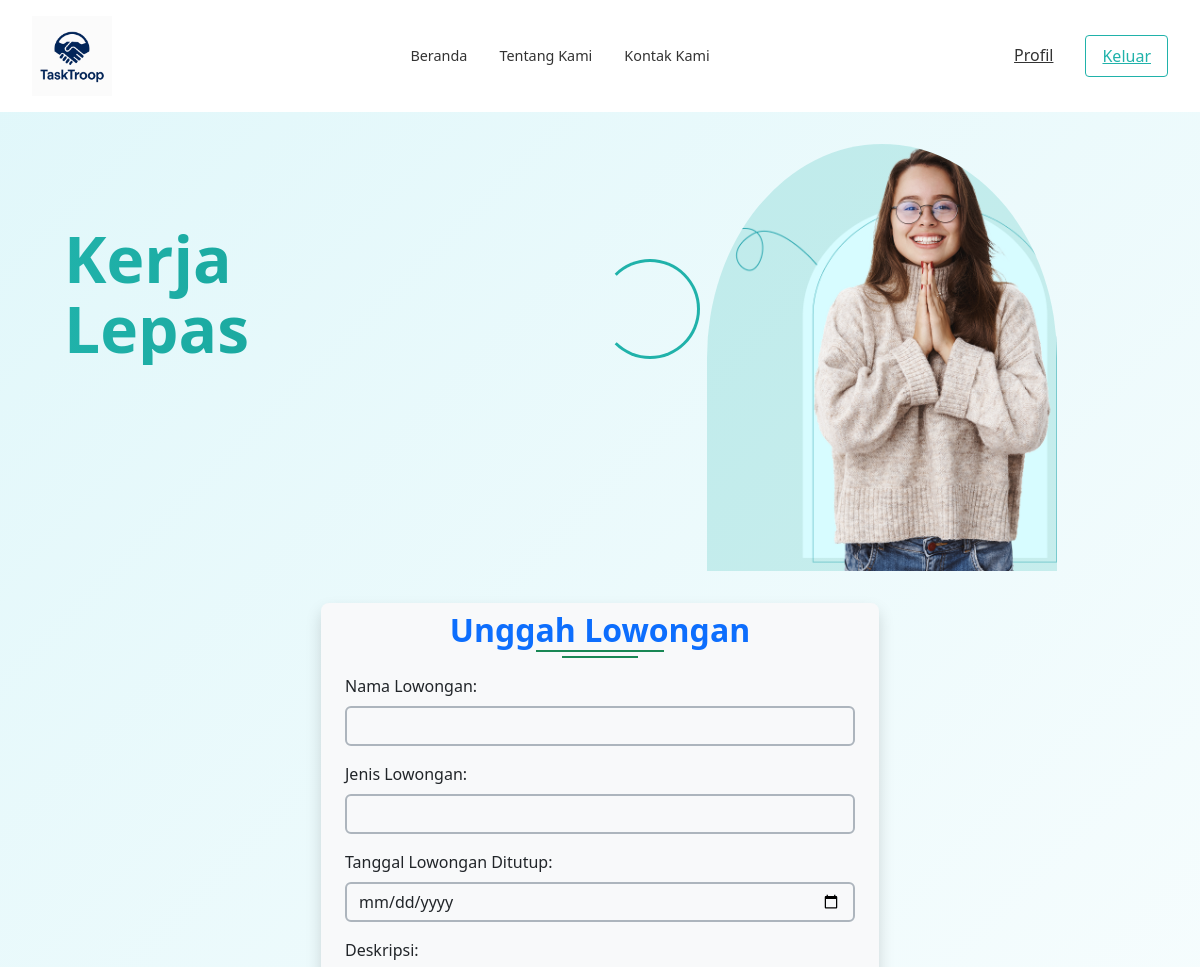
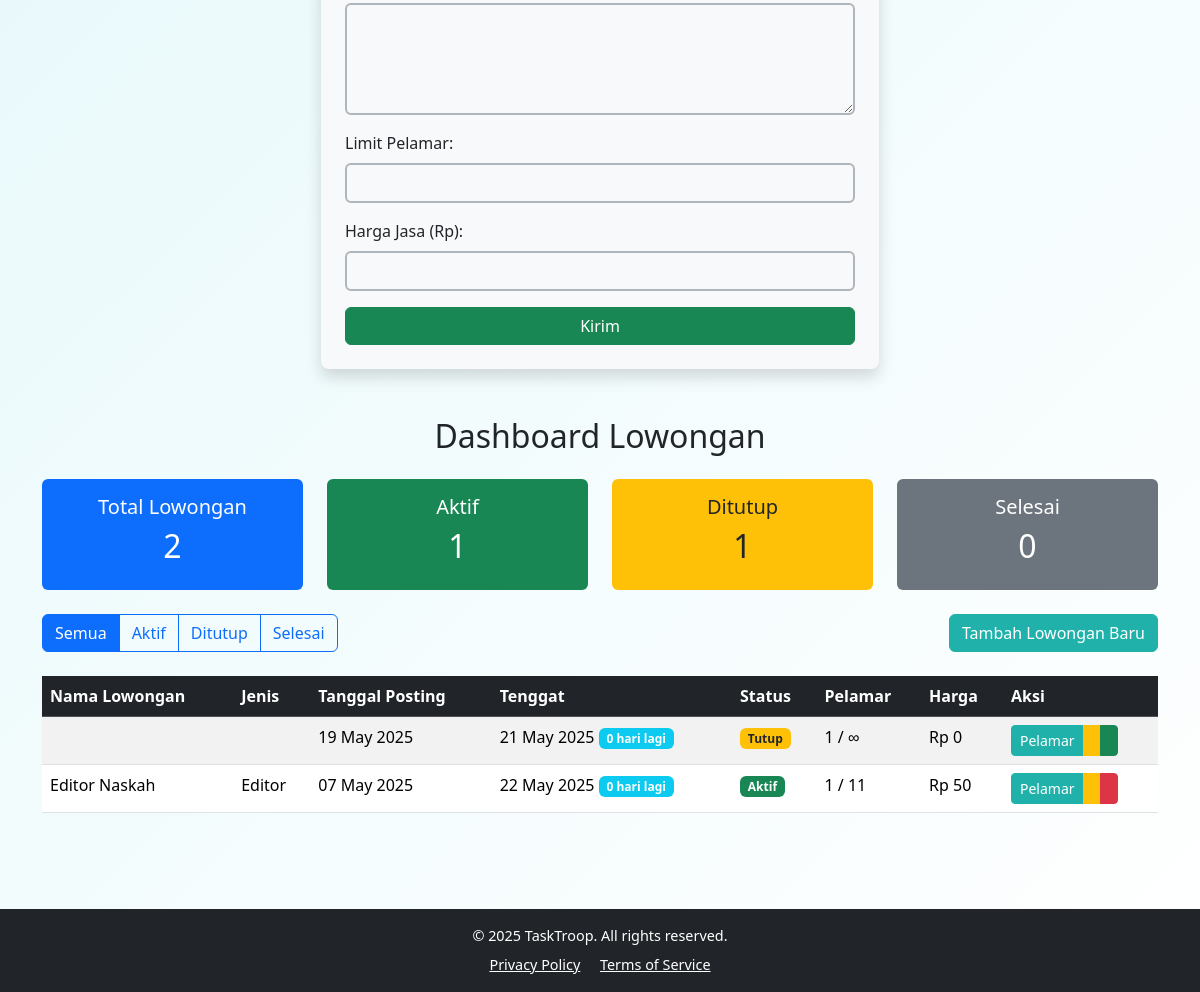
Page /index_poster.php (signed in) on the committed database (2 pictures, top to bottom).
### tables this page shows
CREATE TABLE `lowongan` (
  `id_lowongan` bigint(20) UNSIGNED NOT NULL,
  `user_id` bigint(20) UNSIGNED NOT NULL,
  `jenis_lowongan` varchar(100) DEFAULT NULL,
  `nama_lowongan` varchar(255) DEFAULT NULL,
  `deskripsi` text DEFAULT NULL,
  `tanggal_unggah` datetime DEFAULT NULL,
  `tanggal_tutup` datetime DEFAULT NULL,
  `status_lowongan` varchar(50) DEFAULT NULL,
  `limit_pelamar` int(11) DEFAULT NULL,
  `jumlah_pelamar` int(11) DEFAULT 0,
  `harga_jasa` decimal(12,2) DEFAULT NULL,
  `created_at` timestamp NOT NULL DEFAULT current_timestamp(),
  `updated_at` timestamp NOT NULL DEFAULT current_timestamp() ON UPDATE current_timestamp()
);

### index_poster.php (the view, shortened to what this page needs)
<?php
include 'connection_db.php';
$status_filter = isset($_GET['status']) ? $_GET['status'] : 'all';
$status_condition = "";
$sql = "SELECT id_lowongan, nama_lowongan, jenis_lowongan, tanggal_unggah, tanggal_tutup,
               status_lowongan, limit_pelamar, jumlah_pelamar, harga_jasa
        FROM lowongan
        WHERE user_id = ? $status_condition
        ORDER BY tanggal_unggah DESC";
$stmt = $conn->prepare($sql);
$stmt->bind_param("i", $_SESSION['user_id']);
$stmt->execute();
$result = $stmt->get_result();
$total_lowongan = $result->num_rows;
$sql_stats = "SELECT status_lowongan, COUNT(*) as status_count
              FROM lowongan
              WHERE user_id = ?
              GROUP BY status_lowongan";
$stmt_stats = $conn->prepare($sql_stats);
$stmt_stats->bind_param("i", $_SESSION['user_id']);
$stmt_stats->execute();
$result_stats = $stmt_stats->get_result();
$status_counts = [
    'aktif' => 0,
    'tutup' => 0,
    'selesai' => 0
];
while ($stat = $result_stats->fetch_assoc()) {
    $status_counts[$stat['status_lowongan']] = $stat['status_count'];
}
function formatRupiah($angka) {
    return 'Rp ' . number_format($angka, 0, ',', '.');
}
function formatTanggal($tanggal) {
    $date = new DateTime($tanggal);
    return $date->format('d M Y');
}
function hitungSisaHari($tanggal_tutup) {
    $sekarang = new DateTime();
    $tutup = new DateTime($tanggal_tutup);
    $selisih = $sekarang->diff($tutup);
    return $selisih->days . ' hari lagi';
}
?>
<!DOCTYPE html>
<html lang="en">
<head>
  <link href="https://cdn.jsdelivr.net/npm/bootstrap@5.3.2/dist/css/bootstrap.min.css" rel="stylesheet">
</head>
<body>
  <nav class="navbar">
    <div class="nav-logo">
      <img src="asset/img/logo1.png" alt="Logo">
    </div>
    <div class="nav-links">
      <a href="index_poster.php">Beranda</a>
      <a href="about3.php">Tentang Kami</a>
      <a href="contact.php">Kontak Kami</a>
    </div>
    <div class="nav-buttons">
      <a href="profil_poster.php" class="profil">Profil</a>
      <a href="logout.php" class="keluar">Keluar</a>
    </div>
  </nav>
  <div class="hero">
    <div class="hero-content">
      <h1 class="hero-title">Kerja<br>Lepas</h1>
      <div class="swirl"></div>
    </div>
    <div class="hero-image">
      <img src="asset/img/smilling.png" alt="Orang Tersenyum">
    </div>
  </div>
<section class="container mx-auto row">
  <div class="bg-light col-12 col-md-6 mx-auto shadow p-2 px-4 rounded-3" id="form-lowongan">
    <h2 class="text-center fw-semibold text-primary p-0 m-0">Unggah Lowongan</h2>
    <div class="w-100 mb-1">
      <div class="border-success border-2 w-25 border-top mx-auto"></div>
    </div>
    <div class="w-100 mb-3">
      <div class="border-success border-2 border-top mx-auto" style="width:15%"></div>
    </div>
    <form action="submit_lowongan.php" method="POST" enctype="multipart/form-data">
      <div class="mb-3">
        <label for="nama" class="form-label fw-medium">Nama Lowongan:</label>
        <input type="text" class="form-control border-2 border-dark-subtle bg-body-tertiary"
               name="nama_lowongan" required id="nama" aria-describedby="namahelp">
      </div>
      <div class="mb-3">
        <label for="jenis" class="form-label fw-medium">Jenis Lowongan:</label>
        <input type="text" class="form-control border-2 border-dark-subtle bg-body-tertiary"
               name="jenis_lowongan" required id="jenis" aria-describedby="jenishelp">
      </div>
      <div class="mb-3">
        <label for="tanggal_tutup" class="form-label fw-medium">Tanggal Lowongan Ditutup:</label>
        <input type="date" class="form-control border-2 border-dark-subtle bg-body-tertiary"
               name="tanggal_tutup" id="tanggal_tutup" required>
      </div>
      <div class="mb-3">
        <label for="deskripsi" class="form-label fw-medium">Deskripsi:</label>
        <textarea class="form-control border-2 border-dark-subtle bg-body-tertiary"
                  name="deskripsi" id="deskripsi" rows="4" required></textarea>
      </div>
      <div class="mb-3">
        <label for="limit_pelamar" class="form-label fw-medium">Limit Pelamar:</label>
        <input type="number" class="form-control border-2 border-dark-subtle bg-body-tertiary"
               name="limit_pelamar" id="limit_pelamar" required min="1">
      </div>
      <div class="mb-3">
        <label for="harga_jasa" class="form-label fw-medium">Harga Jasa (Rp):</label>
        <input type="number" class="form-control border-2 border-dark-subtle bg-body-tertiary"
               name="harga_jasa" id="harga_jasa" required min="0" step="0.01">
      </div>
      <button type="submit" class="btn btn-success mb-3 w-100">Kirim</button>
    </form>
  </div>
</section>
<div class="container py-5">
    <h2 class="text-center mb-4">Dashboard Lowongan</h2>
    <div class="row mb-4">
        <div class="col-md-3">
            <div class="card bg-primary text-white">
                <div class="card-body text-center">
                    <h5>Total Lowongan</h5>
                    <h2><?php echo $total_lowongan; ?></h2>
                </div>
            </div>
        </div>
        <div class="col-md-3">
            <div class="card bg-success text-white">
                <div class="card-body text-center">
                    <h5>Aktif</h5>
                    <h2><?php echo $status_counts['aktif']; ?></h2>
                </div>
            </div>
        </div>
        <div class="col-md-3">
            <div class="card bg-warning text-dark">
                <div class="card-body text-center">
                    <h5>Ditutup</h5>
                    <h2><?php echo $status_counts['tutup']; ?></h2>
                </div>
            </div>
        </div>
        <div class="col-md-3">
            <div class="card bg-secondary text-white">
                <div class="card-body text-center">
                    <h5>Selesai</h5>
                    <h2><?php echo $status_counts['selesai']; ?></h2>
                </div>
            </div>
        </div>
    </div>
    <div class="row mb-4">
        <div class="col-md-6">
            <div class="btn-group" role="group">
                <a href="?status=all" class="btn btn-outline-primary <?php echo $status_filter == 'all' ? 'active' : ''; ?>">Semua</a>
                <a href="?status=aktif" class="btn btn-outline-primary <?php echo $status_filter == 'aktif' ? 'active' : ''; ?>">Aktif</a>
                <a href="?status=tutup" class="btn btn-outline-primary <?php echo $status_filter == 'tutup' ? 'active' : ''; ?>">Ditutup</a>
                <a href="?status=selesai" class="btn btn-outline-primary <?php echo $status_filter == 'selesai' ? 'active' : ''; ?>">Selesai</a>
            </div>
        </div>
        <div class="col-md-6 text-end">
            <a href="#form-lowongan" class="btn btn-primary"><i class="fas fa-plus"></i> Tambah Lowongan Baru</a>
        </div>
    </div>
    <div class="table-responsive">
        <table class="table table-striped table-hover">
            <thead class="table-dark">
                <tr>
                    <th>Nama Lowongan</th>
                    <th>Jenis</th>
                    <th>Tanggal Posting</th>
                    <th>Tenggat</th>
                    <th>Status</th>
                    <th>Pelamar</th>
                    <th>Harga</th>
                    <th>Aksi</th>
                </tr>
            </thead>
            <tbody>
                <?php if ($result->num_rows > 0): ?>
                    <?php while ($row = $result->fetch_assoc()): ?>
                        <tr>
                            <td><?php echo htmlspecialchars($row['nama_lowongan']); ?></td>
                            <td><?php echo htmlspecialchars($row['jenis_lowongan']); ?></td>
                            <td><?php echo formatTanggal($row['tanggal_unggah']); ?></td>
                            <td>
                                <?php echo formatTanggal($row['tanggal_tutup']); ?>
                                <span class="badge bg-info"><?php echo hitungSisaHari($row['tanggal_tutup']); ?></span>
                            </td>
                            <td>
                                <?php
                                    $badge_class = '';
                                    switch($row['status_lowongan']) {
                                        case 'aktif':
                                            $badge_class = 'bg-success';
                                            break;
                                        case 'tutup':
                                            $badge_class = 'bg-warning text-dark';
                                            break;
                                    }
                                ?>
                                <span class="badge <?php echo $badge_class; ?>"><?php echo ucfirst($row['status_lowongan']); ?></span>
                            </td>
                            <td>
                                <?php echo $row['jumlah_pelamar']; ?> /
                                <?php echo $row['limit_pelamar'] > 0 ? $row['limit_pelamar'] : '∞'; ?>
                            </td>
                            <td><?php echo formatRupiah($row['harga_jasa']); ?></td>
                            <td>
                                <div class="btn-group" role="group">
                                    <a href="view_applicants.php?id_lowongan=<?= $row['id_lowongan'] ?>" class="btn btn-sm btn-primary">
                                        <i class="fas fa-users"></i> Pelamar
                                    </a>
                                    <a href="edit_lowongan.php?id_lowongan=<?php echo $row['id_lowongan']; ?>" class="btn btn-sm btn-warning">
                                    </a>
                                    <?php if ($row['status_lowongan'] == 'aktif'): ?>
                                        <a href="change_status.php?id_lowongan=<?php echo $row['id_lowongan']; ?>&action=tutup"
                                           class="btn btn-sm btn-danger"
                                           onclick="return confirm('Yakin ingin menutup lowongan ini?')">
                                        </a>
                                    <?php elseif ($row['status_lowongan'] == 'tutup'): ?>
                                        <a href="change_status.php?id_lowongan=<?php echo $row['id_lowongan']; ?>&action=aktif"
                                           class="btn btn-sm btn-success"
                                           onclick="return confirm('Yakin ingin mengaktifkan kembali lowongan ini?')">
                                        </a>
                                    <?php endif; ?>
                                </div>
                            </td>
                        </tr>
                    <?php endwhile; ?>
                <?php else: ?>
                    <tr>
                        <td colspan="8" class="text-center">Belum ada lowongan yang dibuat</td>
                    </tr>
                <?php endif; ?>
            </tbody>
        </table>
    </div>
</div>
<footer class="bg-dark text-white">
  <div class="container text-center">
    <p class="mb-0">&copy; 2025 TaskTroop. All rights reserved.</p>
    <div class="mt-2">
      <a href="#" class="text-white me-3">Privacy Policy</a>
      <a href="#" class="text-white">Terms of Service</a>
    </div>
  </div>
</footer>
</body>
</html>

### index_poster.php (style rules this page uses)
body { background: linear-gradient(135deg, #e0f7fa, #ffffff); font-family: 'Segoe UI', Tahoma, Geneva, Verdana, sans-serif; }
.navbar { display: flex; justify-content: space-between; align-items: center; padding: 1rem 2rem; background-color: white; }
.nav-logo img { width: 80px; height: 80px; margin-right: 10px; }
.nav-links { display: flex; gap: 2rem; }
.nav-links a { text-decoration: none; color: #333; font-size: 0.9rem; }
.nav-buttons { display: flex; gap: 1rem; }
.profil, .keluar { padding: 0.5rem 1rem; border-radius: 4px; cursor: pointer; }
.profil { border: none; background: transparent; color: #333; }
.keluar { border: 1px solid #20b2aa; background: transparent; color: #20b2aa; }
.hero { display: flex; justify-content: space-between; padding: 2rem 4rem; position: relative; }
.hero-content { width: 50%; padding-top: 5rem; }
.hero-title { font-size: 4rem; font-weight: bold; line-height: 1.1; margin-bottom: 2rem; background: linear-gradient(to right, #20b2aa, #11998e); -webkit-background-clip: text; -webkit-text-fill-color: transparent; }
.hero-image { width: 40%; }
.hero-image img { width: 100%; max-width: 350px; height: auto; border-radius: 50% 50% 0 0; background-color: rgba(32, 178, 171, 0.2); }
.swirl { position: absolute; top: 30%; left: 50%; width: 100px; height: 100px; border: 3px solid #20b2aa; border-radius: 50%; border-left-color: transparent; animation: rotateSwirl 5s linear infinite; }
.card { border: none; transition: transform 0.3s ease, box-shadow 0.3s ease; }
.btn-primary { background-color: #20b2aa; border-color: #20b2aa; font-weight: 500; }
footer { padding: 1rem 0; margin-top: 2rem; font-size: 0.9rem; background: #2c3e50; color: #ecf0f1; }

### rows in the picture
lowongan: tanggal_unggah "19 May 2025", tanggal_tutup "21 May 2025", tanggal_tutup "0 hari lagi", status_lowongan "Tutup", jumlah_pelamar "1", harga_jasa "Rp 0"
lowongan: nama_lowongan "Editor Naskah", jenis_lowongan "Editor", tanggal_unggah "07 May 2025", tanggal_tutup "22 May 2025", tanggal_tutup "0 hari lagi", status_lowongan "Aktif", jumlah_pelamar "1", limit_pelamar "11", harga_jasa "Rp 50"

### other values in the picture
$total_lowongan "2"
$status_counts['aktif'] "1"
$status_counts['tutup'] "1"
$status_counts['selesai'] "0"
